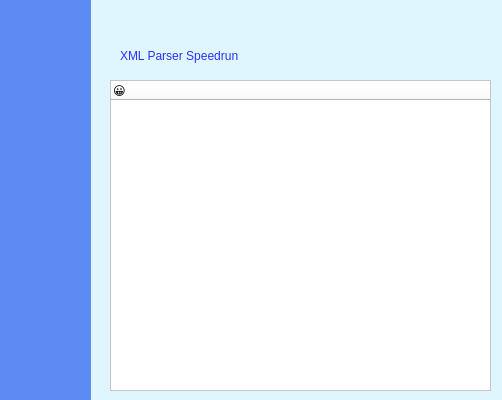
<?xml version="1.0" encoding="UTF-8"?>
<ui version="4.0">
 <class>Dialog</class>
 <widget class="QDialog" name="Dialog">
  <property name="enabled">
   <bool>true</bool>
  </property>
  <property name="geometry">
   <rect>
    <x>0</x>
    <y>0</y>
    <width>502</width>
    <height>400</height>
   </rect>
  </property>
  <property name="windowTitle">
   <string>Dialog</string>
  </property>
  <property name="styleSheet">
   <string notr="true">background-color:rgb(223, 246, 255)</string>
  </property>
  <widget class="QLabel" name="label">
   <property name="geometry">
    <rect>
     <x>120</x>
     <y>40</y>
     <width>241</width>
     <height>31</height>
    </rect>
   </property>
   <property name="styleSheet">
    <string notr="true">color:rgb(45, 49, 250);
font: 75 20pt &quot;Times New Roman&quot;;</string>
   </property>
   <property name="text">
    <string>XML Parser Speedrun</string>
   </property>
  </widget>
  <widget class="QWidget" name="widget" native="true">
   <property name="geometry">
    <rect>
     <x>0</x>
     <y>0</y>
     <width>91</width>
     <height>400</height>
    </rect>
   </property>
   <property name="styleSheet">
    <string notr="true">background-color: #5D8BF4;</string>
   </property>
  </widget>
  <widget class="QTreeWidget" name="treeWidget">
   <property name="geometry">
    <rect>
     <x>110</x>
     <y>80</y>
     <width>381</width>
     <height>311</height>
    </rect>
   </property>
   <property name="styleSheet">
    <string notr="true">
background-color: rgb(255, 255, 255);</string>
   </property>
   <column>
    <property name="text">
     <string>😀</string>
    </property>
   </column>
  </widget>
  <zorder>widget</zorder>
  <zorder>label</zorder>
  <zorder>treeWidget</zorder>
 </widget>
 <resources/>
 <connections/>
</ui>
